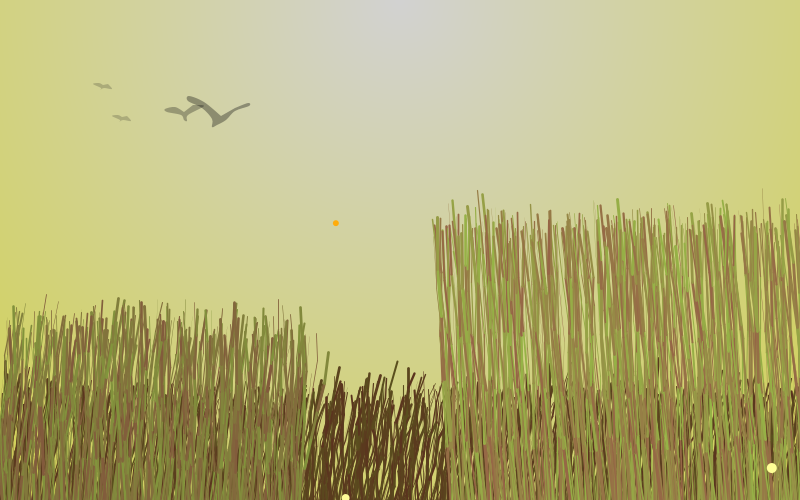
Frame 1 (no input)
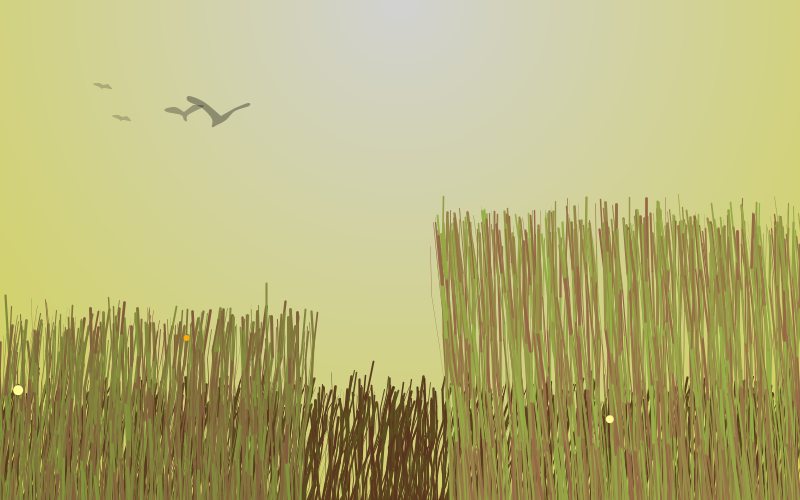
Frame 60 (the mouse pressed at the canvas centre just before this capture)
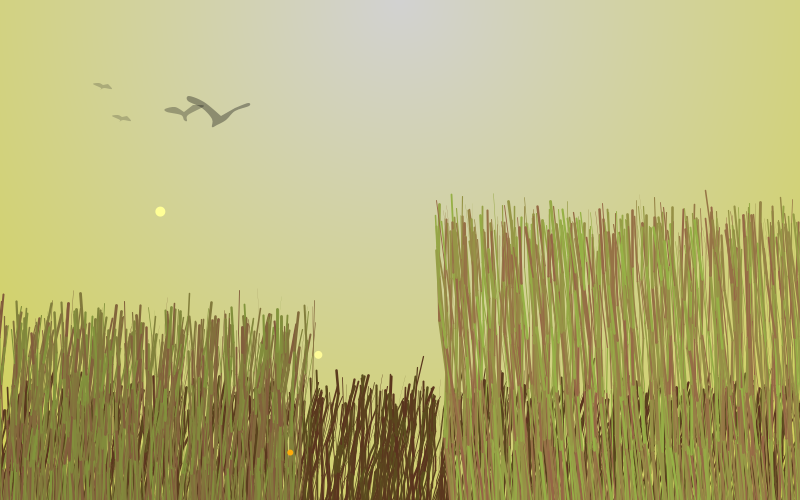
Frame 120 (the mouse held since frame 60 and released just before this capture)

The Processing sketch that drew these frames (run headless with seeded random() and noise(); from frame 60 on, the mouse is pressed at the canvas centre):

// Processing sketch: processing_118358
// ── processing_118358.pde

//paddy field in summer afternoon : a smell of hometown, a smell of childhood memory, a smell of nostalgia. Do you smell that?
// Chang, Kuo-ping  department of industrial design
int div=5;
void setup(){
  size(800,500);
  frameRate(4);
  //noLoop();
}



void draw(){
  background(225);
  
  /*
  for(int k=20;k<=450;k+=2){
  wiggle_line(k,500,k-13,300,150,50,200,130);
  }
  */
  lightcircle();
  
  for(int j=-5;j<=800;j+=1){
  wiggle_line(j,500,j+13,370,90,50,80,30);
  }
  
  for(int k=-5;k<=300;k+=1){
  wiggle_line(k,500,k+10,300,130,90,150,60);
  }
  
  for(int l=450;l<=850;l+=1){
  wiggle_line(l,500,l-15,200,150,100,180,70);
  }
  
  spot(254,251,151,8,8);
  spot(255,255,150,10,10);
  spot(255,172,11,6,6);
  
  drawbird1();
  drawbird2();
  drawbird3(122,117);
  drawbird3(103,85);

}

void wiggle_line(float sx, float sy, float ex, float ey, int c1, int c2, int c3, int c4){
//draw the standard line
/*
strokeWeight(2);
stroke(0,30);
line(sx,sy,ex,ey);
*/
strokeWeight(random(3));
//
float xstep=(ex-sx)/div;
float ystep=(ey-sy)/div;
float lastx=sx;
float lasty=sy;
float y=sy;
float x=sx;
for(int i=0; i<div;i++){
  x=x+xstep;
  x=x+random(10)-5;
  y=y+ystep;
  y=y+random(20)-5;
  stroke(c1,random(c2,c3),c4);
  line(x,y,lastx,lasty);
  lastx=x;
  lasty=y;
  }
}

void lightcircle(){
 noStroke();
 for(int i=2100; i>=0; i-=10){
 //fill(225-(i/10));
 fill(210,210,210-(i/10));
 ellipse(400,0,i,i);
 }
}

void spot(int a, int b, int c, int d, int e){
 noStroke();
 fill(a,b,c);
 ellipse(random(width),500-random(300),d,e);
}

void drawbird1(){
  noStroke();
  fill(10,90);
  beginShape();
  curveVertex(221,116);
  curveVertex(221,116);
  curveVertex(204,102);
  curveVertex(189,96);
  curveVertex(188,101);
  curveVertex(202,108);
  curveVertex(212,119);
  curveVertex(212,127);
  curveVertex(217,125);
  curveVertex(226,120);
  curveVertex(235,111);
  curveVertex(249,106);
  curveVertex(248,103);
  curveVertex(235,108);
  curveVertex(235,108);
  endShape();
}

void drawbird2(){
  noStroke();
  fill(10,75);
  beginShape();
  curveVertex(184,112);
  curveVertex(184,112);
  curveVertex(175,107);
  curveVertex(165,109);
  curveVertex(167,112);
  curveVertex(181,115);
  curveVertex(184,120);
  curveVertex(187,121);
  curveVertex(188,115);
  curveVertex(204,106);
  curveVertex(193,105);
  curveVertex(193,105);
  endShape();
}

void drawbird3(int X, int Y){
  noStroke();
  fill(10,50);
  beginShape();
  curveVertex(X,Y);
  curveVertex(X,Y);
  curveVertex(X-4,Y-2);
  curveVertex(X-10,Y-1);
  curveVertex(X-2,Y+3);
  curveVertex(X-3,Y+5);
  curveVertex(X+1,Y+3);
  curveVertex(X+9,Y+4);
  curveVertex(X+5,Y-1);
  curveVertex(X+5,Y-1);
  endShape();
}
